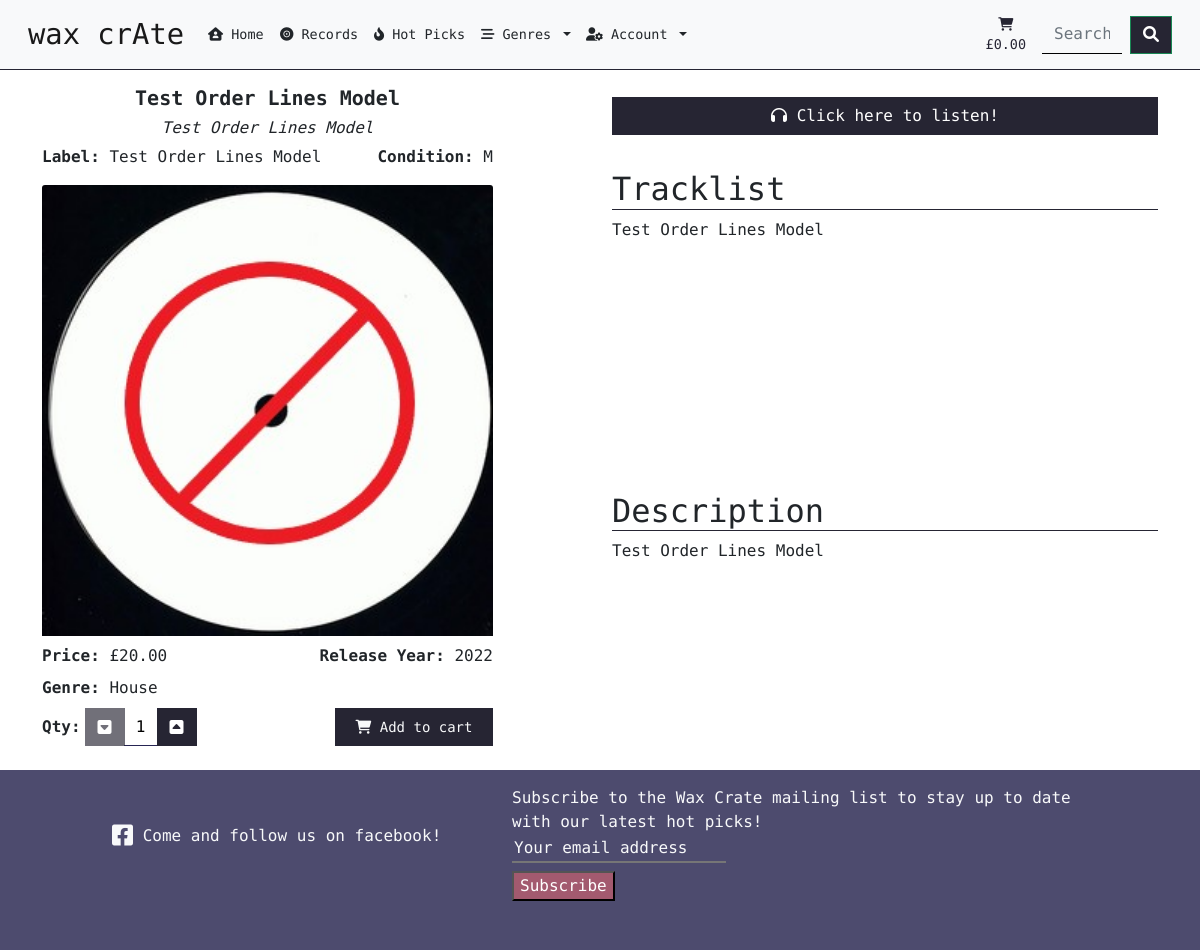
The app's page /records/test-order-lines-model/ with its own data.
### records/models.py (models this page shows, shortened)
class Record(models.Model):
    CONDITION_CHOICES = (
        ('M', 'mint'),
        ('NM', 'near_mint'),
        ('VG', 'very_good'),
        ('G', 'good'),
        ('F', 'fair'),
        ('P', 'poor'),
    )
    genre = models.ForeignKey(
        'Genre', null=True, blank=False, on_delete=models.SET_NULL
        )
    image = models.ImageField(null=True, blank=True)
    title = models.CharField(
        max_length=254, null=False, unique=True, blank=False
    )
    slug = models.SlugField(
        max_length=254, null=False, unique=True, blank=False
    )
    artist = models.CharField(max_length=254, null=False, blank=False)
    record_label = models.CharField(max_length=254, null=False, blank=False)
    release_year = models.CharField(max_length=4, null=False, blank=False)
    hot_pick = models.BooleanField(default=False)
    condition = models.CharField(
        max_length=9, choices=CONDITION_CHOICES,
        default='mint', blank=False, null=False
    )
    price = models.DecimalField(max_digits=6, decimal_places=2)
    tracklist = models.TextField()
    description = models.TextField()
    has_link = models.BooleanField(default=False)
    link_to_music = models.URLField(max_length=1024, null=True, blank=True)

class Genre(models.Model):
    genre = models.CharField(max_length=254, unique=True)
    def __str__(self):
        return str(self.genre)

### records/views.py (the view)
# urls.py: path('<slug>/', views.show_record_details, name='show_record_details'),
def show_record_details(request, slug):
    record = get_object_or_404(Record, slug=slug)
    context = {
        'record': record,
    }
    return render(request, 'records/record_details.html', context)

### records/contexts.py (called while the page is built)
def genres_in_database(request):
    genres = Genre.objects.all()
    context = {
        'genres': genres,
    }
    return context

### records/templates/records/record_details.html (shortened to what this page needs)
{% extends 'base.html' %}
{% load static %}
{% block content %}
<div class="container-lg">
    <div class="row">
        <div class="col-12 col-sm-8 offset-sm-2 col-md-8 offset-md-2 offset-lg-0 col-lg-5 mt-3">
            <div>
                <header>
                    <h5 class="roboto-mono-font text-center mb-2"><strong>{{ record.title }}</strong></h5>
                    <h6 class="roboto-mono-font text-center"><em>{{ record.artist }}</em></h6>
                </header>
                <div class="d-flex justify-content-between">
                    <div class="roboto-mono-font">
                        <p><strong>Label:</strong> {{ record.record_label }}</p>
                    </div>
                    <div class="roboto-mono-font">
                        <p><strong>Condition:</strong> {{ record.condition }}</p>
                    </div>
                </div>
            </div>
            <div class="img-container">
                {% if record.image %}
                <a href="{{ record.image.url }}" target="_blank">
                    <img class="card-img-top img-fluid rounded-0" src="{{ record.image.url }}"
                        alt="{{ record.title }} cover art">
                </a>
                {% else %}
                <a href="{% url 'show_record_details' record.slug %}">
                    <img class="card-img-top img-fluid" src="{{ MEDIA_URL }}no-image-available.jpg"
                        alt="No image available">
                </a>
                {% endif %}
            </div>
            <div class="d-flex justify-content-between mt-2">
                <div class="roboto-mono-font">
                    <p class="mb-0"><strong>Price:</strong> £{{ record.price }}</p>
                </div>
                <div class="roboto-mono-font">
                    <p class="mb-0"><strong>Release Year:</strong> {{ record.release_year }}</p>
                </div>
            </div>
            <div class="d-flex justify-content-between mt-2">
                <div class="roboto-mono-font">
                    <p class="mb-2"><strong>Genre:</strong> {{ record.genre }}</p>
                </div>
            </div>
                <form action="{% url 'add_record_to_cart' record.id %}" method="post">
                    <div class="d-flex justify-content-between mb-4">
                        <div class="d-inline-flex input-group my-auto">
                            <p class="roboto-bold my-auto">Qty:</p>
                            <div class="input-group-prepend ms-1">
                                <button class="reduce-qty btn rounded-0 dark-cta-button" data-record_id="{{ record.id }}" id="decrease-qty-{{ record.id }}">
                                    <i class="fa-solid fa-square-caret-down"></i>
                                </button>
                            </div>
                            <input class="qty-control d-inline roboto-mono-font text-center" type="number" name="quantity" value="1" min="1" max="10" data-record_id="{{ record.id }}" id="id_qty_{{ record.id }}">
                            <div class="input-group-append">
                                <button class="increase-qty btn rounded-0 dark-cta-button" data-record_id="{{ record.id }}" id="increase-qty-{{ record.id }}">
                                    <i class="fa-solid fa-square-caret-up"></i>
                                </button>
                            </div>
                        </div>
                        <div class="align-items-end">
                            <button type="submit" class="hvr-grow-shadow roboto-mono-font btn btn-sm rounded-0 add-cart-btn add-cart-btn-larger"><i
                                class="fas fa-cart-shopping"></i> Add to cart</button>
                        </div>
                    </div>
                </form>
        </div>
        <div class="d-none d-lg-block offset-lg-1 col-lg-6">
            <div class="large-screen-content-pushdown d-flex align-items-center">
                {% if record.has_link %}
                <a class="listen-button btn btn-large dark-cta-button hvr-grow-shadow rounded-0 w-100 roboto-mono-font mb-2"
                    href="{{ record.link_to_music }}" target="_blank"><i class="fa-solid fa-headphones"></i> Click here
                    to listen!</a>
                {% else %}
                <h4 class="text-muted roboto-mono-font text-center mb-2"><i class="fa-solid fa-xmark"></i> Sorry, it
                    looks like we couldnt find a link to a digital version :(</h4>
                {% endif %}
            </div>
            <h2 class="major-mono large-screen-heading-bottom-border">Tracklist</h2>
            <div class="tracklist-container roboto-mono-font mb-4 nano">
                <div class="nano-content">
                    {{ record.tracklist | safe }}
                </div>
            </div>
            <h2 class="major-mono large-screen-heading-bottom-border">Description</h2>
            <div class="description-container roboto-mono-font">
                {{ record.description | safe }}
            </div>
        </div>
    </div>
</div>
{% endblock %}

### static/css/base.css (style rules this page uses)
.major-mono { font-family: 'Major Mono Display', monospace; }
.roboto-mono-font { font-family: 'Roboto Mono', monospace; font-weight: 400; }
.roboto-bold { font-family: 'Roboto Mono', monospace; font-weight: 700; }
.input-group { width: 60%; }
.dark-cta-button { background-color: #262533; color: #fff; }
.hvr-grow-shadow { display: inline-block; vertical-align: middle; -webkit-transform: perspective(1px) translateZ(0); transform: perspective(1px) translateZ(0); box-shadow: 0 0 1px rgba(0, 0, 0, 0); -webkit-transition-duration: 0.3s; transition-duration: 0.3s; -webkit-transition-property: box-shadow, transform; transition-property: box-shadow, transform; }
.add-cart-btn { background-color: #262533; color: #f8f9fa; }
.large-screen-content-pushdown { height: 100px; }
.large-screen-heading-bottom-border { border-bottom: 1px solid #262533; }
.tracklist-container { height: 312px; overflow: auto; }
.description-container { height: 170px; overflow: auto; }
.qty-control { height: 38px; border-top: none; border-right: none; border-left: none; border-bottom: 1px solid #262553; }
.add-cart-btn-larger { height: 38px; width: 158px; }
input[type=number] { -moz-appearance: textfield; }
@media screen and (min-width: 992px) and (max-width: 1200px) { .tracklist-container { height: 250px; } }

### records on screen
Record: title "Test Order Lines Model", artist "Test Order Lines Model", record_label "Test Order Lines Model", condition "M", price "20.00", release_year "2022", genre "House", quantity "1", tracklist "Test Order Lines Model", description "Test Order Lines Model"
